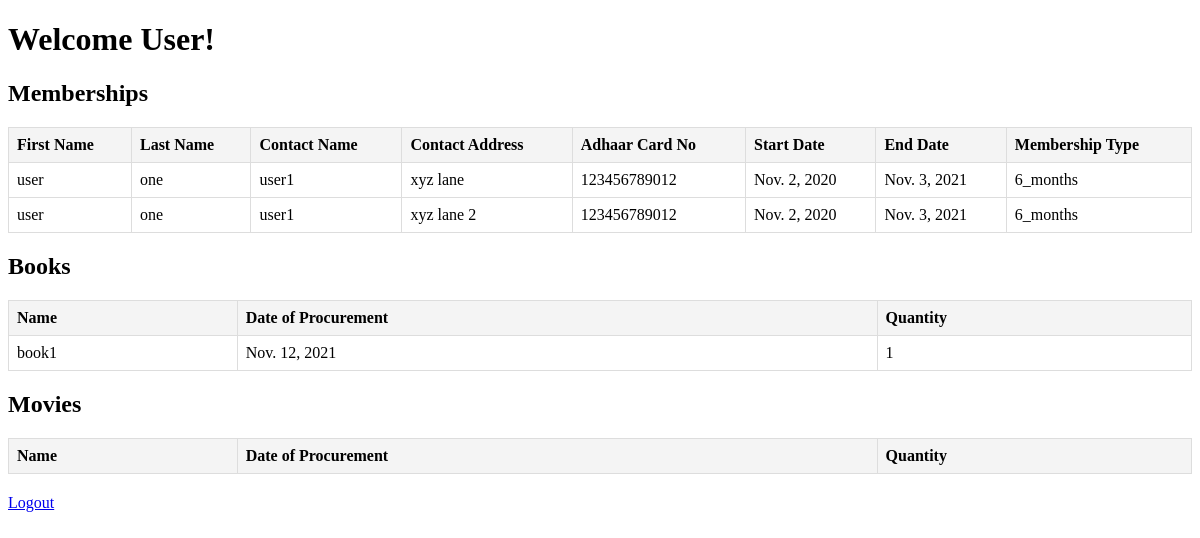
Screenshot of /user_home/ with the database file from the repository.
### main/models.py (models this page shows, shortened)
class Membership(models.Model):
    MEMBERSHIP_CHOICES = [
        ('6_months', 'Six Months'),
        ('1_year', 'One Year'),
        ('2_years', 'Two Years'),
    ]
    first_name = models.CharField(max_length=100)
    last_name = models.CharField(max_length=100)
    contact_name = models.CharField(max_length=100)
    contact_address = models.TextField()
    adhaar_card_no = models.CharField(max_length=12)
    start_date = models.DateField()
    end_date = models.DateField()
    membership_type = models.CharField(max_length=10, choices=MEMBERSHIP_CHOICES, default='6_months')

class Media(models.Model):
    MEDIA_TYPE_CHOICES = [
        ('book', 'Book'),
        ('movie', 'Movie'),
    ]
    media_type = models.CharField(max_length=5, choices=MEDIA_TYPE_CHOICES, default='book')
    name = models.CharField(max_length=255)
    date_of_procurement = models.DateField()
    quantity = models.PositiveIntegerField(default=1)

### main/views.py (the view)
# urls.py: path('user_home/', user_home, name='user_home'),
def user_home(request):
    memberships = Membership.objects.all()  # Fetch all memberships
    books = Media.objects.filter(media_type='book')  # Fetch all books
    movies = Media.objects.filter(media_type='movie')  # Fetch all movies
    return render(request, 'user_home.html', {
        'memberships': memberships,
        'books': books,
        'movies': movies,
    })

### templates/user_home.html (shortened to what this page needs)
<!DOCTYPE html>
<html lang="en">
<head>
</head>
<body>
    <h1>Welcome User!</h1>
    <div class="table-container">
        <h2>Memberships</h2>
        <table>
            <thead>
                <tr>
                    <th>First Name</th>
                    <th>Last Name</th>
                    <th>Contact Name</th>
                    <th>Contact Address</th>
                    <th>Adhaar Card No</th>
                    <th>Start Date</th>
                    <th>End Date</th>
                    <th>Membership Type</th>
                </tr>
            </thead>
            <tbody>
                {% for membership in memberships %}
                <tr>
                    <td>{{ membership.first_name }}</td>
                    <td>{{ membership.last_name }}</td>
                    <td>{{ membership.contact_name }}</td>
                    <td>{{ membership.contact_address }}</td>
                    <td>{{ membership.adhaar_card_no }}</td>
                    <td>{{ membership.start_date }}</td>
                    <td>{{ membership.end_date }}</td>
                    <td>{{ membership.membership_type }}</td>
                </tr>
                {% endfor %}
            </tbody>
        </table>
    </div>
    <div class="table-container">
        <h2>Books</h2>
        <table>
            <thead>
                <tr>
                    <th>Name</th>
                    <th>Date of Procurement</th>
                    <th>Quantity</th>
                </tr>
            </thead>
            <tbody>
                {% for book in books %}
                <tr>
                    <td>{{ book.name }}</td>
                    <td>{{ book.date_of_procurement }}</td>
                    <td>{{ book.quantity }}</td>
                </tr>
                {% endfor %}
            </tbody>
        </table>
    </div>
    <div class="table-container">
        <h2>Movies</h2>
        <table>
            <thead>
                <tr>
                    <th>Name</th>
                    <th>Date of Procurement</th>
                    <th>Quantity</th>
                </tr>
            </thead>
        </table>
    </div>
    <a href="{% url 'logout' %}">Logout</a>
</body>
</html>

### templates/user_home.html (style rules this page uses)
.table-container { margin: 20px 0; }
table { width: 100%; border-collapse: collapse; }
th, td { border: 1px solid #ddd; padding: 8px; text-align: left; }
th { background-color: #f4f4f4; }

### rows the page displays
Membership: first_name "user", last_name "one", contact_name "user1", contact_address "xyz lane", adhaar_card_no "123456789012", start_date "Nov. 2, 2020", end_date "Nov. 3, 2021", membership_type "6_months"
Membership: first_name "user", last_name "one", contact_name "user1", contact_address "xyz lane 2", adhaar_card_no "123456789012", start_date "Nov. 2, 2020", end_date "Nov. 3, 2021", membership_type "6_months"
Media: name "book1", date_of_procurement "Nov. 12, 2021", quantity "1"
